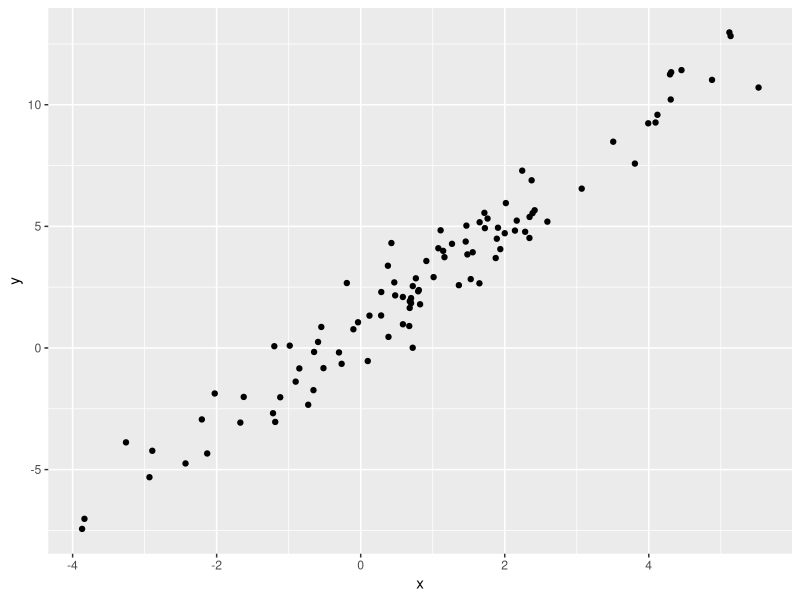

Write R code to recreate this figure.
## ---- chunk 1
library(tidyverse)
## ---- chunk 2
plot_df =
  tibble(
    x = rnorm(100, mean = 1, sd = 2),
    y = 1 + 2 * x + rnorm(100)
  )
## ---- chunk 3
plot_df |>
  ggplot(aes(x = x, y = y)) +
  geom_point()
